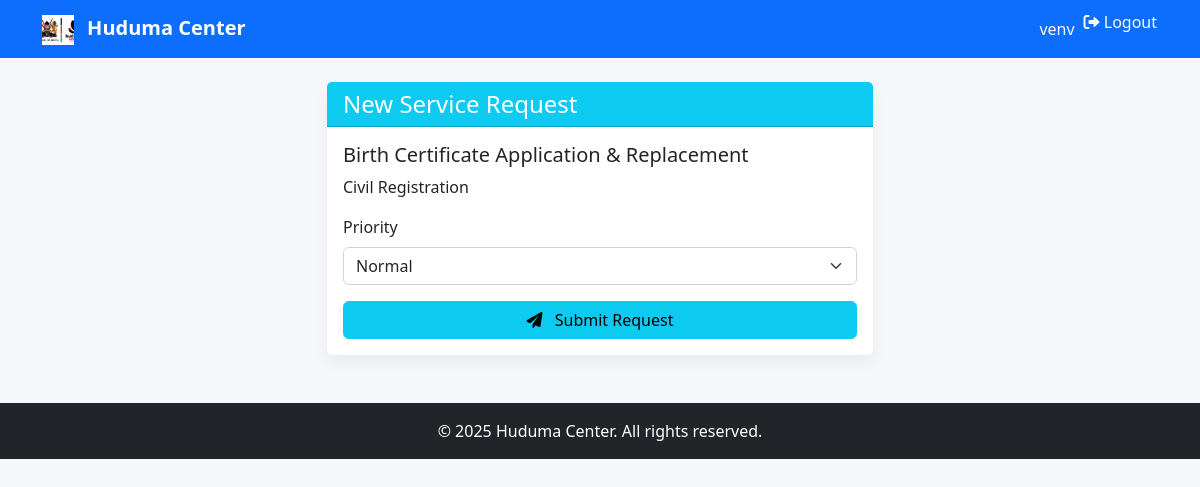
Screenshot of /queue/new/1/ (signed in) with the database file from the repository.
### core/models.py (models this page shows, shortened)
class User(AbstractUser):
    CITIZEN = 'C'
    STAFF = 'S'
    ADMIN = 'A'
    ROLE_CHOICES = [
        (CITIZEN, 'Citizen'),
        (STAFF, 'Staff'),
        (ADMIN, 'Admin')
    ]
    role = models.CharField(max_length=1, choices=ROLE_CHOICES, default=CITIZEN)
    id_number = models.CharField(max_length=20, unique=True)
    phone = models.CharField(max_length=15)

### services/models.py (models this page shows, shortened)
class Service(models.Model):
    category = models.ForeignKey(ServiceCategory, on_delete=models.SET_NULL, null=True)
    name = models.CharField(max_length=100)
    description = models.TextField()
    department = models.CharField(max_length=50)
    is_available = models.BooleanField(default=True)

### queue1/views.py (the view, shortened to what this page needs)
# urls.py: path('new/<int:pk>/', TicketCreateView.as_view(), name='queue-ticket'),
class TicketCreateView(LoginRequiredMixin, CreateView):
    model = Ticket
    fields = []
    template_name = 'queue1/create_ticket.html'
    def get_context_data(self, **kwargs):
        context = super().get_context_data(**kwargs)
        context['service'] = Service.objects.get(pk=self.kwargs['pk'])
        return context

### templates/queue1/create_ticket.html (shortened to what this page needs)
{% extends 'base.html' %}
{% block content %}
<div class="row justify-content-center">
  <div class="col-md-6">
    <div class="card">
      <div class="card-header bg-info text-white">
        <h4 class="mb-0">New Service Request</h4>
      </div>
      <div class="card-body">
        <h5 class="card-title">{{ service.name }}</h5>
        <p class="card-text">{{ service.department }}</p>
        <form method="post" action="{% url 'queue-ticket' view.kwargs.pk %}">
          <div class="mb-3">
            <label class="form-label">Priority</label>
            <select name="priority" class="form-select">
              <option value="N">Normal</option>
            </select>
          </div>
          <button type="submit" class="btn btn-info w-100">
            <i class="fas fa-paper-plane me-2"></i> Submit Request
          </button>
        </form>
      </div>
    </div>
  </div>
</div>
{% endblock %}

### templates/base.html (shortened to what this page needs)
{% load static %}
<!DOCTYPE html>
<html lang="en">
<head>
  <link href="https://cdn.jsdelivr.net/npm/bootstrap@5.2.3/dist/css/bootstrap.min.css" rel="stylesheet">
  <link href="https://cdnjs.cloudflare.com/ajax/libs/font-awesome/6.0.0/css/all.min.css" rel="stylesheet">
  <link href="{% static 'css/styles.css' %}" rel="stylesheet">
</head>
<body>
  <nav class="navbar navbar-expand-lg navbar-dark bg-primary">
    <div class="container">
      <a class="navbar-brand" href="/">
        <img src="{% static 'images/download.jpeg' %}" alt="Logo" height="30" class="me-2">
        Huduma Center
      </a>
      <div class="navbar-nav ms-auto">
        {% if user.is_authenticated %}
          <span class="nav-link text-light">{{ user.username }}</span>
          <form method="post" action="{% url 'logout' %}" style="display:inline;">
            <button type="submit" class="nav-link btn btn-link text-light p-0" style="text-decoration: none;">
              <i class="fas fa-sign-out-alt"></i> Logout
            </button>
          </form>
        {% endif %}
      </div>
    </div>
  </nav>
  <main class="container my-4">
    {% block content %}{% endblock %}
  </main>
  <footer class="bg-dark text-white py-3 mt-5">
    <div class="container text-center">
      <p class="mb-0">© {% now "Y" %} Huduma Center. All rights reserved.</p>
    </div>
  </footer>
</body>
</html>

### static/css/styles.css (style rules this page uses)
body { font-family: 'Segoe UI', Tahoma, Geneva, Verdana, sans-serif; background-color: #f5f7fa; }
.navbar-brand { font-weight: 700; }
.card { border: none; box-shadow: 0 0.5rem 1rem rgba(0, 0, 0, 0.05); transition: transform 0.2s; }

### rows the page displays
User: username "venv"
Service: name "Birth Certificate Application & Replacement", department "Civil Registration"
